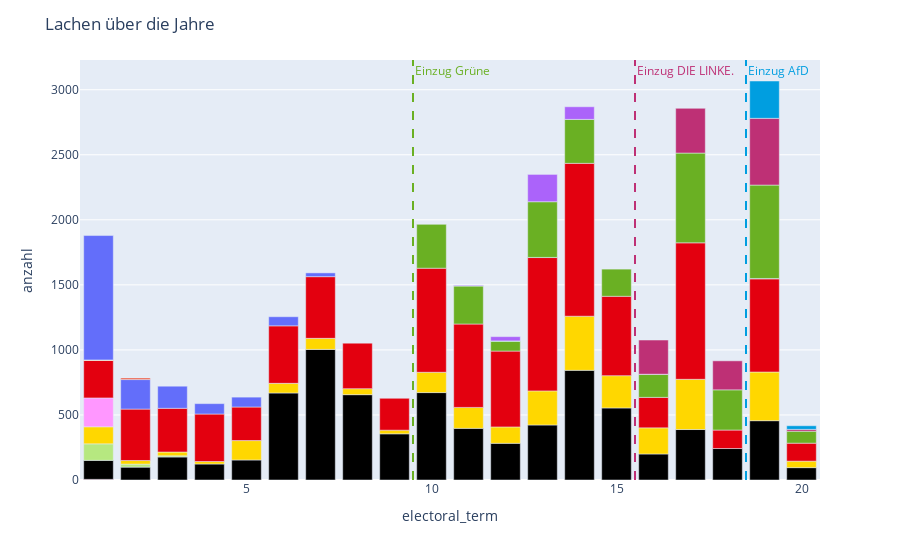

Notebook code cell kept with this figure:
### Code cell
typ = "Lachen"
fig = px.bar(grouped_faction[grouped_faction["type"] == typ], 
       x="electoral_term",
       y="anzahl",
       color="faction_name_x",
       color_discrete_map=color_map,
       )
einzug_wahlperioden = {
    "Grüne": 10 -0.5,
    "DIE LINKE.": 16 - 0.5,
    "AfD": 19 - 0.5
}

farben_linie = {
    "Grüne": "#6AB023",
    "DIE LINKE.": "#BE3075",
    "AfD": "#009EE0"
}

for partei, wahlperiode in einzug_wahlperioden.items():
    fig.add_vline(
        x=wahlperiode,
        line_width=2,
        line_dash="dash",
        line_color=farben_linie[partei],
        annotation_text=f"Einzug {partei}",
        annotation_position="top right",
        annotation_font_color=farben_linie[partei]
    )

fig.update_layout(showlegend=False,title=f"{typ} über die Jahre")

### Figure 1 — Plotly figure (JSON) as saved in the notebook; plotly's stock layout.template omitted (floating-point values rounded to 4 significant figures)
{"data": [{"alignmentgroup": "True", "hovertemplate": "faction_name_x=BP<br>electoral_term=%{x}<br>anzahl=%{y}<extra></extra>", "legendgroup": "BP", "marker": {"color": "#FF6692", "pattern": {"shape": ""}}, "name": "BP", "offsetgroup": "BP", "orientation": "v", "showlegend": true, "textposition": "auto", "type": "bar", "x": [1], "xaxis": "x", "y": [5], "yaxis": "y"}, {"alignmentgroup": "True", "hovertemplate": "faction_name_x=CDU/CSU<br>electoral_term=%{x}<br>anzahl=%{y}<extra></extra>", "legendgroup": "CDU/CSU", "marker": {"color": "black", "pattern": {"shape": ""}}, "name": "CDU/CSU", "offsetgroup": "CDU/CSU", "orientation": "v", "showlegend": true, "textposition": "auto", "type": "bar", "x": [1, 2, 3, 4, 5, 6, 7, 8, 9, 10, 11, 12, 13, 14, 15, 16, 17, 18, 19, 20], "xaxis": "x", "y": [146, 99, 177, 123, 154, 669, 1004, 656, 355, 672, 397, 282, 423, 843, 554, 200, 388, 242, 456, 95], "yaxis": "y"}, {"alignmentgroup": "True", "hovertemplate": "faction_name_x=DP<br>electoral_term=%{x}<br>anzahl=%{y}<extra></extra>", "legendgroup": "DP", "marker": {"color": "#B6E880", "pattern": {"shape": ""}}, "name": "DP", "offsetgroup": "DP", "orientation": "v", "showlegend": true, "textposition": "auto", "type": "bar", "x": [1, 2, 3], "xaxis": "x", "y": [127, 23, 9], "yaxis": "y"}, {"alignmentgroup": "True", "hovertemplate": "faction_name_x=FDP<br>electoral_term=%{x}<br>anzahl=%{y}<extra></extra>", "legendgroup": "FDP", "marker": {"color": "#FFD700", "pattern": {"shape": ""}}, "name": "FDP", "offsetgroup": "FDP", "orientation": "v", "showlegend": true, "textposition": "auto", "type": "bar", "x": [1, 2, 3, 4, 5, 6, 7, 8, 9, 10, 11, 12, 13, 14, 15, 16, 17, 19, 20], "xaxis": "x", "y": [131, 28, 29, 19, 149, 74, 85, 46, 28, 156, 161, 126, 262, 416, 248, 201, 386, 374, 50], "yaxis": "y"}, {"alignmentgroup": "True", "hovertemplate": "faction_name_x=KPD<br>electoral_term=%{x}<br>anzahl=%{y}<extra></extra>", "legendgroup": "KPD", "marker": {"color": "#FF97FF", "pattern": {"shape": ""}}, "name": "KPD", "offsetgroup": "KPD", "orientation": "v", "showlegend": true, "textposition": "auto", "type": "bar", "x": [1], "xaxis": "x", "y": [222], "yaxis": "y"}, {"alignmentgroup": "True", "hovertemplate": "faction_name_x=SPD<br>electoral_term=%{x}<br>anzahl=%{y}<extra></extra>", "legendgroup": "SPD", "marker": {"color": "#E3000F", "pattern": {"shape": ""}}, "name": "SPD", "offsetgroup": "SPD", "orientation": "v", "showlegend": true, "textposition": "auto", "type": "bar", "x": [1, 2, 3, 4, 5, 6, 7, 8, 9, 10, 11, 12, 13, 14, 15, 16, 17, 18, 19, 20], "xaxis": "x", "y": [288, 395, 336, 365, 258, 442, 474, 350, 245, 800, 641, 583, 1025, 1175, 610, 234, 1049, 142, 716, 138], "yaxis": "y"}, {"alignmentgroup": "True", "hovertemplate": "faction_name_x=WAV<br>electoral_term=%{x}<br>anzahl=%{y}<extra></extra>", "legendgroup": "WAV", "marker": {"color": "#FECB52", "pattern": {"shape": ""}}, "name": "WAV", "offsetgroup": "WAV", "orientation": "v", "showlegend": true, "textposition": "auto", "type": "bar", "x": [1], "xaxis": "x", "y": [4], "yaxis": "y"}, {"alignmentgroup": "True", "hovertemplate": "faction_name_x=not found<br>electoral_term=%{x}<br>anzahl=%{y}<extra></extra>", "legendgroup": "not found", "marker": {"color": "#636efa", "pattern": {"shape": ""}}, "name": "not found", "offsetgroup": "not found", "orientation": "v", "showlegend": true, "textposition": "auto", "type": "bar", "x": [1, 2, 3, 4, 5, 6, 7, 13, 19], "xaxis": "x", "y": [956, 227, 170, 80, 76, 70, 29, 1, 3], "yaxis": "y"}, {"alignmentgroup": "True", "hovertemplate": "faction_name_x=GB/BHE<br>electoral_term=%{x}<br>anzahl=%{y}<extra></extra>", "legendgroup": "GB/BHE", "marker": {"color": "#EF553B", "pattern": {"shape": ""}}, "name": "GB/BHE", "offsetgroup": "GB/BHE", "orientation": "v", "showlegend": true, "textposition": "auto", "type": "bar", "x": [2], "xaxis": "x", "y": [12], "yaxis": "y"}, {"alignmentgroup": "True", "hovertemplate": "faction_name_x=Grüne<br>electoral_term=%{x}<br>anzahl=%{y}<extra></extra>", "legendgroup": "Grüne", "marker": {"color": "#6AB023", "pattern": {"shape": ""}}, "name": "Grüne", "offsetgroup": "Grüne", "orientation": "v", "showlegend": true, "textposition": "auto", "type": "bar", "x": [10, 11, 12, 13, 14, 15, 16, 17, 18, 19, 20], "xaxis": "x", "y": [337, 293, 76, 428, 338, 209, 177, 690, 309, 718, 92], "yaxis": "y"}, {"alignmentgroup": "True", "hovertemplate": "faction_name_x=Fraktionslos<br>electoral_term=%{x}<br>anzahl=%{y}<extra></extra>", "legendgroup": "Fraktionslos", "marker": {"color": "#00cc96", "pattern": {"shape": ""}}, "name": "Fraktionslos", "offsetgroup": "Fraktionslos", "orientation": "v", "showlegend": true, "textposition": "auto", "type": "bar", "x": [11, 12], "xaxis": "x", "y": [1, 2], "yaxis": "y"}, {"alignmentgroup": "True", "hovertemplate": "faction_name_x=PDS<br>electoral_term=%{x}<br>anzahl=%{y}<extra></extra>", "legendgroup": "PDS", "marker": {"color": "#ab63fa", "pattern": {"shape": ""}}, "name": "PDS", "offsetgroup": "PDS", "orientation": "v", "showlegend": true, "textposition": "auto", "type": "bar", "x": [11, 12, 13, 14, 16], "xaxis": "x", "y": [5, 33, 210, 97, 1], "yaxis": "y"}, {"alignmentgroup": "True", "hovertemplate": "faction_name_x=DIE LINKE.<br>electoral_term=%{x}<br>anzahl=%{y}<extra></extra>", "legendgroup": "DIE LINKE.", "marker": {"color": "#BE3075", "pattern": {"shape": ""}}, "name": "DIE LINKE.", "offsetgroup": "DIE LINKE.", "orientation": "v", "showlegend": true, "textposition": "auto", "type": "bar", "x": [16, 17, 18, 19, 20], "xaxis": "x", "y": [263, 344, 223, 513, 14], "yaxis": "y"}, {"alignmentgroup": "True", "hovertemplate": "faction_name_x=AfD<br>electoral_term=%{x}<br>anzahl=%{y}<extra></extra>", "legendgroup": "AfD", "marker": {"color": "#009EE0", "pattern": {"shape": ""}}, "name": "AfD", "offsetgroup": "AfD", "orientation": "v", "showlegend": true, "textposition": "auto", "type": "bar", "x": [19, 20], "xaxis": "x", "y": [287, 28], "yaxis": "y"}], "layout": {"annotations": [{"font": {"color": "#6AB023"}, "showarrow": false, "text": "Einzug Grüne", "x": 9.5, "xanchor": "left", "xref": "x", "y": 1, "yanchor": "top", "yref": "y domain"}, {"font": {"color": "#BE3075"}, "showarrow": false, "text": "Einzug DIE LINKE.", "x": 15.5, "xanchor": "left", "xref": "x", "y": 1, "yanchor": "top", "yref": "y domain"}, {"font": {"color": "#009EE0"}, "showarrow": false, "text": "Einzug AfD", "x": 18.5, "xanchor": "left", "xref": "x", "y": 1, "yanchor": "top", "yref": "y domain"}], "barmode": "relative", "legend": {"title": {"text": "faction_name_x"}, "tracegroupgap": 0}, "margin": {"t": 60}, "shapes": [{"line": {"color": "#6AB023", "dash": "dash", "width": 2}, "type": "line", "x0": 9.5, "x1": 9.5, "xref": "x", "y0": 0, "y1": 1, "yref": "y domain"}, {"line": {"color": "#BE3075", "dash": "dash", "width": 2}, "type": "line", "x0": 15.5, "x1": 15.5, "xref": "x", "y0": 0, "y1": 1, "yref": "y domain"}, {"line": {"color": "#009EE0", "dash": "dash", "width": 2}, "type": "line", "x0": 18.5, "x1": 18.5, "xref": "x", "y0": 0, "y1": 1, "yref": "y domain"}], "showlegend": false, "title": {"text": "Lachen über die Jahre"}, "xaxis": {"anchor": "y", "domain": [0, 1], "title": {"text": "electoral_term"}}, "yaxis": {"anchor": "x", "domain": [0, 1], "title": {"text": "anzahl"}}}}
